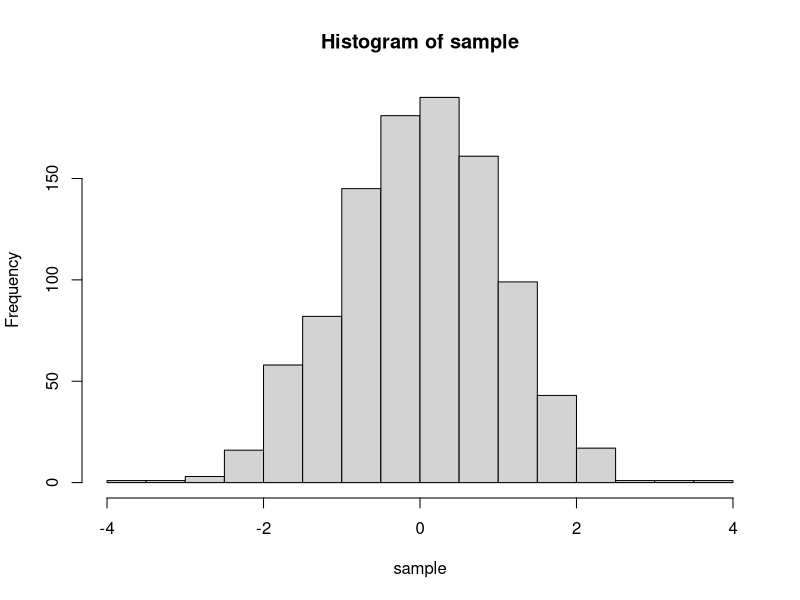

Here is the R script that generated this plot:
# Very Normal
# Explainers
# 02 - Explaining Parametric Families
# https://www.youtube.com/watch?v=GOJkxzkN3m0&list=PLEDdkzD9hUd7JJ8LH7wp8JOw5CMIb-_Do&index=2

# DPQR functions

# R - Random - rnorm()
sample <- rnorm(n = 1000, mean = 0, sd = 1)
head(sample)
hist(sample)

# D - Density - dnorm()
dnorm(x = 0, mean = 0, sd = 1)

# Q - Quantile - qnorm()
qnorm(p = 0.5, mean = 0, sd = 1)

# P - cumulative Probability - pnorm()
pnorm(q = 0, mean = 0, sd = 1)
